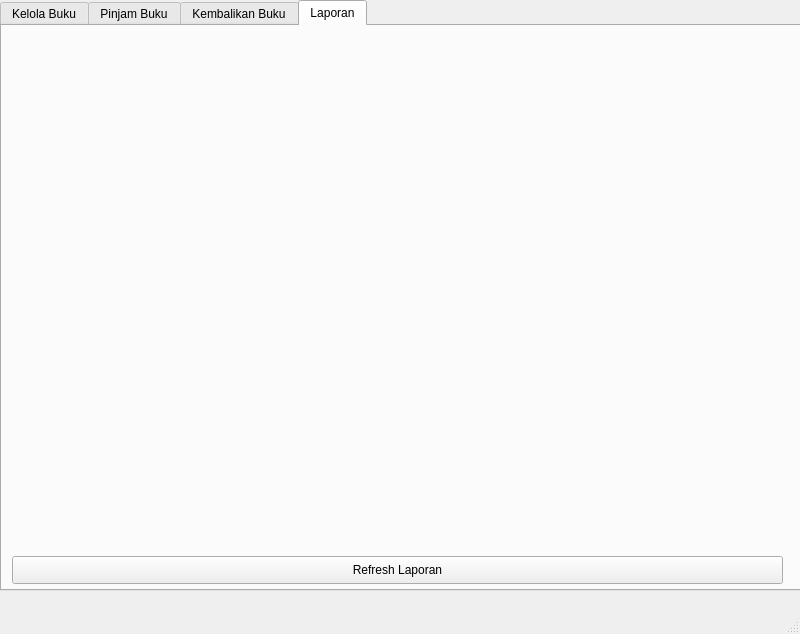
<?xml version="1.0" encoding="UTF-8"?>
<ui version="4.0">
 <class>title</class>
 <widget class="QMainWindow" name="title">
  <property name="geometry">
   <rect>
    <x>0</x>
    <y>0</y>
    <width>800</width>
    <height>634</height>
   </rect>
  </property>
  <property name="windowTitle">
   <string>Sistem Peminjaman Buku</string>
  </property>
  <widget class="QWidget" name="centralwidget">
   <widget class="QTabWidget" name="tabWidget">
    <property name="geometry">
     <rect>
      <x>0</x>
      <y>0</y>
      <width>801</width>
      <height>591</height>
     </rect>
    </property>
    <property name="currentIndex">
     <number>3</number>
    </property>
    <widget class="QWidget" name="books_tab">
     <attribute name="title">
      <string>Kelola Buku</string>
     </attribute>
     <widget class="QLabel" name="labelJudul">
      <property name="geometry">
       <rect>
        <x>10</x>
        <y>20</y>
        <width>55</width>
        <height>16</height>
       </rect>
      </property>
      <property name="text">
       <string>Judul:</string>
      </property>
     </widget>
     <widget class="QLabel" name="labelPenulis">
      <property name="geometry">
       <rect>
        <x>10</x>
        <y>50</y>
        <width>55</width>
        <height>16</height>
       </rect>
      </property>
      <property name="text">
       <string>Penulis:</string>
      </property>
     </widget>
     <widget class="QLabel" name="labelStok">
      <property name="geometry">
       <rect>
        <x>10</x>
        <y>80</y>
        <width>55</width>
        <height>16</height>
       </rect>
      </property>
      <property name="text">
       <string>Stok:</string>
      </property>
     </widget>
     <widget class="QLineEdit" name="title_input">
      <property name="geometry">
       <rect>
        <x>60</x>
        <y>20</y>
        <width>721</width>
        <height>21</height>
       </rect>
      </property>
     </widget>
     <widget class="QLineEdit" name="author_input">
      <property name="geometry">
       <rect>
        <x>60</x>
        <y>50</y>
        <width>721</width>
        <height>22</height>
       </rect>
      </property>
     </widget>
     <widget class="QSpinBox" name="stock_input">
      <property name="geometry">
       <rect>
        <x>60</x>
        <y>80</y>
        <width>721</width>
        <height>22</height>
       </rect>
      </property>
      <property name="maximum">
       <number>100</number>
      </property>
      <property name="value">
       <number>1</number>
      </property>
      <property name="displayIntegerBase">
       <number>10</number>
      </property>
     </widget>
     <widget class="QPushButton" name="delete_book_btn">
      <property name="geometry">
       <rect>
        <x>530</x>
        <y>110</y>
        <width>251</width>
        <height>28</height>
       </rect>
      </property>
      <property name="text">
       <string>Hapus Buku</string>
      </property>
     </widget>
     <widget class="QPushButton" name="update_book_btn">
      <property name="geometry">
       <rect>
        <x>270</x>
        <y>110</y>
        <width>251</width>
        <height>28</height>
       </rect>
      </property>
      <property name="text">
       <string>Update Buku</string>
      </property>
     </widget>
     <widget class="QPushButton" name="add_book_btn">
      <property name="geometry">
       <rect>
        <x>10</x>
        <y>110</y>
        <width>251</width>
        <height>28</height>
       </rect>
      </property>
      <property name="text">
       <string>Tambah Buku</string>
      </property>
     </widget>
     <widget class="QTableView" name="book_table">
      <property name="geometry">
       <rect>
        <x>10</x>
        <y>150</y>
        <width>771</width>
        <height>401</height>
       </rect>
      </property>
     </widget>
    </widget>
    <widget class="QWidget" name="borrow_tab">
     <attribute name="title">
      <string>Pinjam Buku</string>
     </attribute>
     <widget class="QLabel" name="labelPilihBuku">
      <property name="geometry">
       <rect>
        <x>10</x>
        <y>20</y>
        <width>81</width>
        <height>16</height>
       </rect>
      </property>
      <property name="text">
       <string>Pilih Buku:</string>
      </property>
     </widget>
     <widget class="QLabel" name="labelNamaPeminjam">
      <property name="geometry">
       <rect>
        <x>10</x>
        <y>130</y>
        <width>101</width>
        <height>16</height>
       </rect>
      </property>
      <property name="text">
       <string>Nama Peminjam:</string>
      </property>
     </widget>
     <widget class="QComboBox" name="book_combo">
      <property name="geometry">
       <rect>
        <x>10</x>
        <y>50</y>
        <width>771</width>
        <height>22</height>
       </rect>
      </property>
     </widget>
     <widget class="QLineEdit" name="borrower_input">
      <property name="geometry">
       <rect>
        <x>10</x>
        <y>160</y>
        <width>771</width>
        <height>22</height>
       </rect>
      </property>
     </widget>
     <widget class="QPushButton" name="borrow_btn">
      <property name="geometry">
       <rect>
        <x>10</x>
        <y>520</y>
        <width>771</width>
        <height>28</height>
       </rect>
      </property>
      <property name="text">
       <string>Pinjam Buku</string>
      </property>
     </widget>
    </widget>
    <widget class="QWidget" name="return_tab">
     <attribute name="title">
      <string>Kembalikan Buku</string>
     </attribute>
     <widget class="QLabel" name="labelPeminjamanAktif">
      <property name="geometry">
       <rect>
        <x>10</x>
        <y>10</y>
        <width>121</width>
        <height>16</height>
       </rect>
      </property>
      <property name="text">
       <string>Peminjaman Aktif:</string>
      </property>
     </widget>
     <widget class="QPushButton" name="return_btn">
      <property name="geometry">
       <rect>
        <x>10</x>
        <y>530</y>
        <width>771</width>
        <height>28</height>
       </rect>
      </property>
      <property name="text">
       <string>Kembalikan Buku</string>
      </property>
     </widget>
     <widget class="QTableView" name="loan_table">
      <property name="geometry">
       <rect>
        <x>10</x>
        <y>30</y>
        <width>771</width>
        <height>491</height>
       </rect>
      </property>
     </widget>
    </widget>
    <widget class="QWidget" name="reports_tab">
     <property name="font">
      <font>
       <weight>50</weight>
       <bold>false</bold>
      </font>
     </property>
     <property name="contextMenuPolicy">
      <enum>Qt::DefaultContextMenu</enum>
     </property>
     <attribute name="title">
      <string>Laporan</string>
     </attribute>
     <widget class="QLabel" name="stats_label">
      <property name="geometry">
       <rect>
        <x>20</x>
        <y>10</y>
        <width>321</width>
        <height>41</height>
       </rect>
      </property>
      <property name="font">
       <font>
        <pointsize>10</pointsize>
        <weight>75</weight>
        <bold>true</bold>
       </font>
      </property>
      <property name="text">
       <string/>
      </property>
      <property name="textFormat">
       <enum>Qt::RichText</enum>
      </property>
      <property name="alignment">
       <set>Qt::AlignLeading|Qt::AlignLeft|Qt::AlignTop</set>
      </property>
      <property name="wordWrap">
       <bool>true</bool>
      </property>
     </widget>
     <widget class="QPushButton" name="refresh_btn">
      <property name="geometry">
       <rect>
        <x>10</x>
        <y>530</y>
        <width>771</width>
        <height>28</height>
       </rect>
      </property>
      <property name="text">
       <string>Refresh Laporan</string>
      </property>
     </widget>
    </widget>
   </widget>
  </widget>
  <widget class="QMenuBar" name="menubar">
   <property name="geometry">
    <rect>
     <x>0</x>
     <y>0</y>
     <width>800</width>
     <height>26</height>
    </rect>
   </property>
  </widget>
  <widget class="QStatusBar" name="statusbar"/>
 </widget>
 <resources/>
 <connections/>
</ui>
